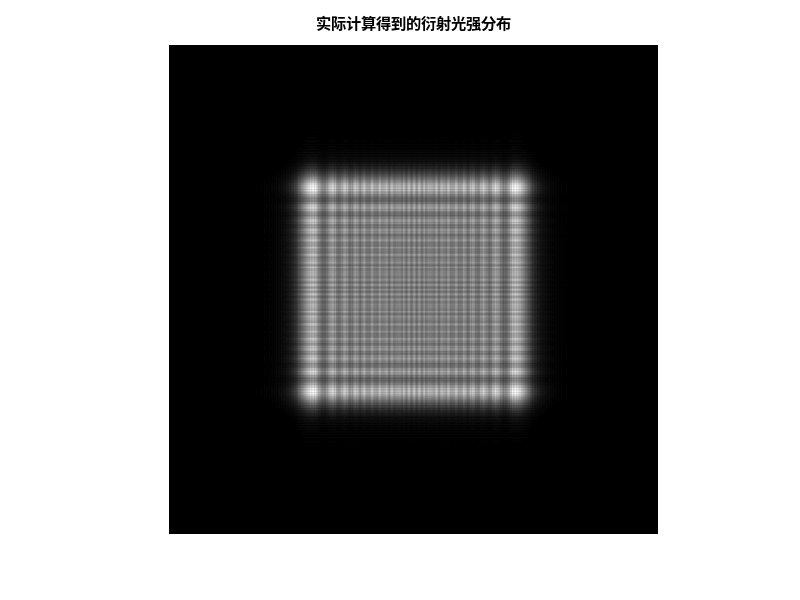

Write the MATLAB code that produced this figure.
%菲涅耳衍射积分D-FFT算法

clc;clear

r=512;c=r;%衍射面抽样数
a=zeros(r,c);%预设一个衍射面
a(r/2-r/4:r/2+r/4,c/2-c/4:c/2+c/4)=1;%设置衍射孔
lambda=6328e-10;%波长
k=2*pi/lambda;%波数
L0=5e-3;%设置衍射面尺寸/m
d=0.1;%设置观察屏到衍射面的距离/m
x0=linspace(-L0/2,L0/2,c);%衍射面x轴坐标
y0=linspace(-L0/2,L0/2,r);%衍射面y轴坐标
[x0,y0]=meshgrid(x0,y0);%衍射面二维网格


kethi=linspace(-1./2./L0,1./2./L0,c).*c;%频域坐标
nenta=linspace(-1./2./L0,1./2./L0,r).*r;%频域坐标
[kethi,nenta]=meshgrid(kethi,nenta);%频域坐标网格

H=exp(1i*k*d.*(1-lambda.*lambda.*(kethi.*kethi+nenta.*nenta)./2));%传递函数H
fa=fftshift(fft2(a));%衍射面光场的傅立叶变换
Fuf=fa.*H;%光场频谱与传递函数相乘
U=ifft2(Fuf);%逆傅立叶变换得到观察屏光场分布
I=U.*conj(U);%观察屏光强分布
figure,imshow(I,[0,max(max(I))]),colormap(gray),title('实际计算得到的衍射光强分布')












